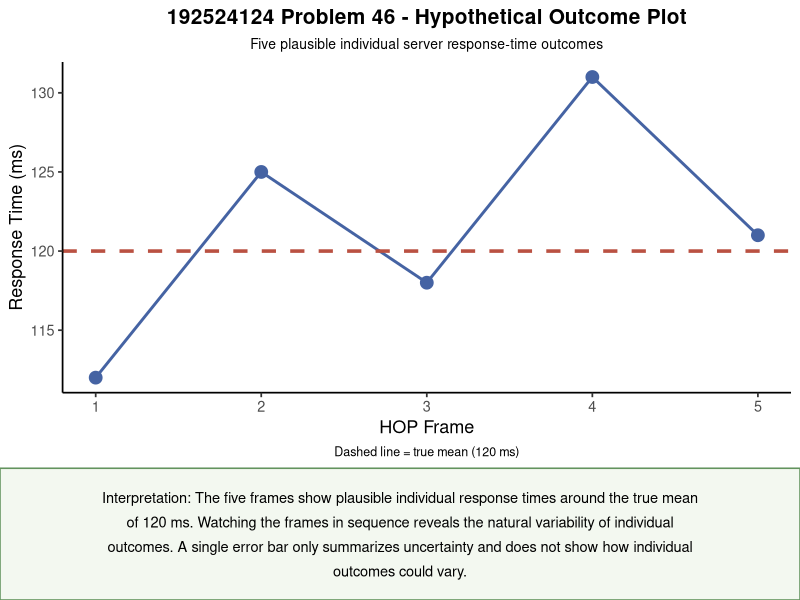

This figure's R source:
# ============================================================
# Problem 46 - Hypothetical Outcome Plot
# ============================================================

library(ggplot2)
library(grid)
library(gridExtra)

# Five plausible individual draws from a distribution
# with mean = 120 ms and SD = 10 ms

hop_data <- data.frame(
  Frame = 1:5,
  Response_Time = c(
    112,
    125,
    118,
    131,
    121
  )
)

hop_plot <- ggplot(
  hop_data,
  aes(
    x = Frame,
    y = Response_Time
  )
) +
  
  geom_line(
    color = "#4563A3",
    linewidth = 1
  ) +
  
  geom_point(
    color = "#4563A3",
    size = 4
  ) +
  
  geom_hline(
    yintercept = 120,
    color = "#BA5142",
    linewidth = 1.2,
    linetype = "dashed"
  ) +
  
  scale_x_continuous(
    breaks = 1:5
  ) +
  
  labs(
    title = "192524124 Problem 46 - Hypothetical Outcome Plot",
    subtitle = "Five plausible individual server response-time outcomes",
    x = "HOP Frame",
    y = "Response Time (ms)",
    caption = "Dashed line = true mean (120 ms)"
  ) +
  
  theme_classic(base_size = 13) +
  
  theme(
    plot.title = element_text(
      hjust = 0.5,
      face = "bold",
      size = 15
    ),
    
    plot.subtitle = element_text(
      hjust = 0.5,
      size = 10
    ),
    
    plot.caption = element_text(
      hjust = 0.5,
      size = 9
    )
  )

# Interpretation
interpretation <- paste(
  "Interpretation: The five frames show plausible individual response times",
  "around the true mean of 120 ms. Watching the frames in sequence reveals",
  "the natural variability of individual outcomes. A single error bar only",
  "summarizes uncertainty and does not show how individual outcomes could vary."
)

wrapped_text <- paste(
  strwrap(
    interpretation,
    width = 95
  ),
  collapse = "\n"
)

interpretation_text <- textGrob(
  wrapped_text,
  x = unit(0.5, "npc"),
  y = unit(0.5, "npc"),
  hjust = 0.5,
  vjust = 0.5,
  gp = gpar(
    fontsize = 10.5,
    lineheight = 1.4
  )
)

interpretation_box <- grobTree(
  rectGrob(
    gp = gpar(
      fill = "#F3F8F0",
      col = "#62935D",
      lwd = 1.5
    )
  ),
  interpretation_text
)

grid.newpage()

grid.arrange(
  hop_plot,
  interpretation_box,
  ncol = 1,
  heights = unit.c(
    unit(1, "null"),
    grobHeight(interpretation_text) + unit(12, "mm")
  )
)
